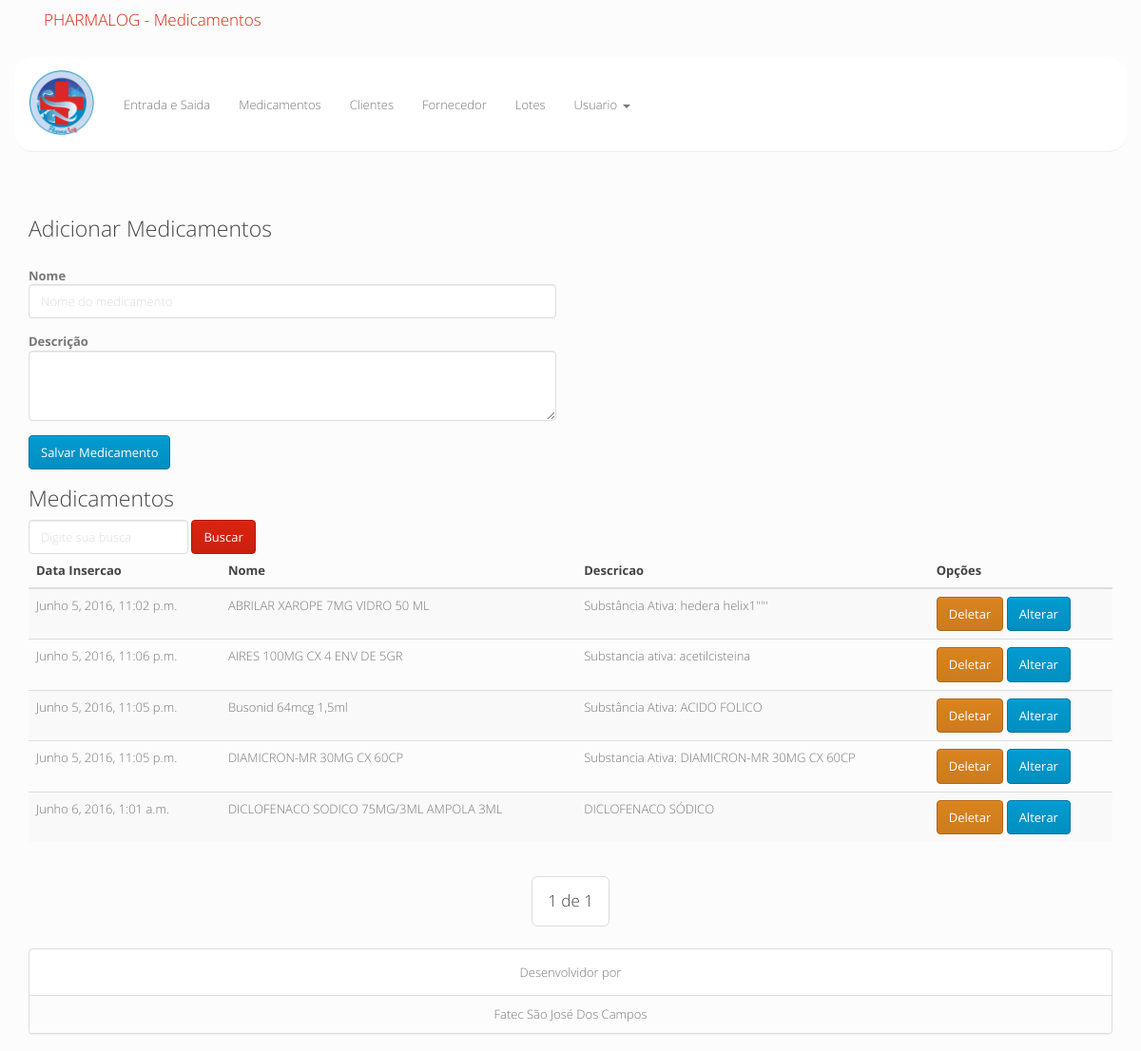
Screenshot of /controle/dashboard/medicamentos/ (signed in) with the database file from the repository.
### controle/models.py (models this page shows, shortened)
class Medicamento(models.Model):
	data_insercao = models.DateTimeField(auto_now=True)
	nome = models.CharField(unique=True,max_length=50)
	descricao = models.CharField(max_length=250,blank=False)

### controle/views.py (the view, shortened to what this page needs)
@login_required(login_url='/')
def medicamento(request):
	error = ""
	classerror = ""
	context = {}
	if request.GET.get('busca'):
		b = request.GET['busca']
		medicamentos = Medicamento.objects.filter(Q(nome__contains=b)|Q(descricao__contains=b))
		if len(medicamentos) == 0:
			classerror = "alert alert-warning"
			error = "Nada Encontrado!!"
	else:
		medicamentos = Medicamento.objects.order_by('nome')
	page = request.GET.get('page')
	paginator =  Paginator(medicamentos,10)
	try:
		medicamentos = paginator.page(page)
	except PageNotAnInteger:
		medicamentos = paginator.page(1)
	except EmptyPage:
		medicamentos = paginator.page(paginator.num_pages)
	context['title'] = "Medicamentos"
	context['list_med'] = medicamentos
	context['error'] = error
	context['classerror'] = classerror
	return render(request,'content/medicamentos.html',context)

### controle/templates/content/medicamentos.html (shortened to what this page needs)
{% load staticfiles %}
{% include "header.html" %}
		{% include "menu.html" %}
		<section class="container">
			<h3>Adicionar Medicamentos</h3>
			<div class="row">
				<div class="col-lg-6 col-md-6 col-xs-12">
					<form action="" method="POST" role="form">
						<br>
						<div class="form-group">
							<strong>Nome</strong>
							<input type="text" value="{{nome}}" class="form-control" name="nome" placeholder="Nome do medicamento" required>
						</div>
						<div class="form-group">
							<strong>Descrição</strong>
							<textarea name="descricao" id="inputDescricao" class="form-control" maxlength="250" rows="3" required>{{descricao}}</textarea>
						</div>
						<button type="submit" class="btn btn-info">Salvar Medicamento</button>
					</form>
				</div>
			</div>
			<div class="row">
				<div class="col-lg-12 col-md-12 col-xs-12">
					<h3>Medicamentos</h3>
					<form action="" method="GET" class="form-inline" role="form">
						<div class="form-group">
							<input type="text" class="form-control" name="busca" placeholder="Digite sua busca" required>
						</div>
						<button type="submit" class="btn btn-primary">Buscar</button>
					</form>
					<table class="table table-striped table-hover">
						<thead>
							<tr>
								<th>Data Insercao</th>
								<th>Nome</th>
								<th>Descricao</th>
								<th>Opções</th>
							</tr>
						</thead>
						<tbody>
						{%  for med in list_med %}
							<tr>
								<td>{{med.data_insercao}}</td>
								<td>{{med.nome}}</td>
								<td>{{med.descricao}}</td>
								<td>
									<a class="btn btn-danger" onclick="delMed('?deleta='+{{med.id}},'{{med.nome}}')">
										Deletar
									</a>
									<a class="btn btn-info" data-toggle="modal" href='#alterarMod' onclick="pegaAltMed('{{med.id}}','{{med.nome}}','{{med.descricao}}')">
										Alterar
									</a>
								</td>
							</tr>
						{% endfor %}
						</tbody>
					</table>
					<div class="text-center">
					    <ul class="pagination pagination-lg">
					        <li>
					            <a>
					            	{{ list_med.number }} de {{ list_med.paginator.num_pages }}
					            </a>
					        </li>
					    </ul>
					</div>
				</div>
			</div>
		</section>
{% include "footer.html" %}

### rows the page displays
Medicamento: data_insercao "Junho 5, 2016, 11:02 p.m.", nome "ABRILAR XAROPE 7MG VIDRO 50 ML", descricao "Substância Ativa: hedera helix1'''''"
Medicamento: data_insercao "Junho 5, 2016, 11:06 p.m.", nome "AIRES 100MG CX 4 ENV DE 5GR", descricao "Substancia ativa: acetilcisteina"
Medicamento: data_insercao "Junho 5, 2016, 11:05 p.m.", nome "Busonid 64mcg 1,5ml", descricao "Substância Ativa: ACIDO FOLICO"
Medicamento: data_insercao "Junho 5, 2016, 11:05 p.m.", nome "DIAMICRON-MR 30MG CX 60CP", descricao "Substancia Ativa: DIAMICRON-MR 30MG CX 60CP"
Medicamento: data_insercao "Junho 6, 2016, 1:01 a.m.", nome "DICLOFENACO SODICO 75MG/3ML AMPOLA 3ML", descricao "DICLOFENACO SÓDICO"

### other values shown
{{ title }} "Medicamentos"
{{ list_med.number }} "1"
{{ list_med.paginator.num_pages }} "1"
